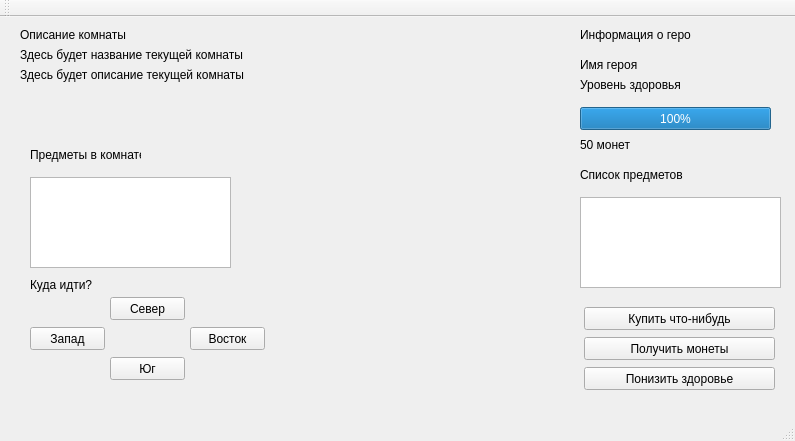
<?xml version="1.0" encoding="UTF-8"?>
<ui version="4.0">
 <class>MainWindow</class>
 <widget class="QMainWindow" name="MainWindow">
  <property name="geometry">
   <rect>
    <x>0</x>
    <y>0</y>
    <width>795</width>
    <height>441</height>
   </rect>
  </property>
  <property name="windowTitle">
   <string>MainWindow</string>
  </property>
  <widget class="QWidget" name="centralWidget">
   <widget class="QLabel" name="Op1label">
    <property name="geometry">
     <rect>
      <x>20</x>
      <y>10</y>
      <width>111</width>
      <height>16</height>
     </rect>
    </property>
    <property name="text">
     <string>Описание комнаты</string>
    </property>
   </widget>
   <widget class="QLabel" name="Op2label">
    <property name="geometry">
     <rect>
      <x>20</x>
      <y>50</y>
      <width>531</width>
      <height>16</height>
     </rect>
    </property>
    <property name="text">
     <string>Здесь будет описание текущей комнаты</string>
    </property>
   </widget>
   <widget class="QPushButton" name="NorthButton">
    <property name="geometry">
     <rect>
      <x>110</x>
      <y>280</y>
      <width>75</width>
      <height>23</height>
     </rect>
    </property>
    <property name="text">
     <string>Север</string>
    </property>
   </widget>
   <widget class="QPushButton" name="WestButton">
    <property name="geometry">
     <rect>
      <x>30</x>
      <y>310</y>
      <width>75</width>
      <height>23</height>
     </rect>
    </property>
    <property name="text">
     <string>Запад</string>
    </property>
   </widget>
   <widget class="QPushButton" name="EastButton">
    <property name="geometry">
     <rect>
      <x>190</x>
      <y>310</y>
      <width>75</width>
      <height>23</height>
     </rect>
    </property>
    <property name="text">
     <string>Восток</string>
    </property>
   </widget>
   <widget class="QPushButton" name="SouthButton">
    <property name="geometry">
     <rect>
      <x>110</x>
      <y>340</y>
      <width>75</width>
      <height>23</height>
     </rect>
    </property>
    <property name="text">
     <string>Юг</string>
    </property>
   </widget>
   <widget class="QLabel" name="labelInfo">
    <property name="geometry">
     <rect>
      <x>580</x>
      <y>10</y>
      <width>111</width>
      <height>16</height>
     </rect>
    </property>
    <property name="text">
     <string>Информация о герое</string>
    </property>
   </widget>
   <widget class="QLabel" name="Heroname">
    <property name="geometry">
     <rect>
      <x>580</x>
      <y>40</y>
      <width>101</width>
      <height>16</height>
     </rect>
    </property>
    <property name="text">
     <string>Имя героя</string>
    </property>
   </widget>
   <widget class="QLabel" name="labelHealth">
    <property name="geometry">
     <rect>
      <x>580</x>
      <y>60</y>
      <width>111</width>
      <height>16</height>
     </rect>
    </property>
    <property name="text">
     <string>Уровень здоровья</string>
    </property>
   </widget>
   <widget class="QProgressBar" name="Health_of_hero">
    <property name="geometry">
     <rect>
      <x>580</x>
      <y>90</y>
      <width>191</width>
      <height>23</height>
     </rect>
    </property>
    <property name="value">
     <number>100</number>
    </property>
   </widget>
   <widget class="QLabel" name="Money">
    <property name="geometry">
     <rect>
      <x>580</x>
      <y>120</y>
      <width>131</width>
      <height>16</height>
     </rect>
    </property>
    <property name="text">
     <string>50 монет</string>
    </property>
   </widget>
   <widget class="QLabel" name="labelItems">
    <property name="geometry">
     <rect>
      <x>580</x>
      <y>150</y>
      <width>111</width>
      <height>16</height>
     </rect>
    </property>
    <property name="text">
     <string>Список предметов</string>
    </property>
   </widget>
   <widget class="QListView" name="listView">
    <property name="geometry">
     <rect>
      <x>580</x>
      <y>180</y>
      <width>201</width>
      <height>91</height>
     </rect>
    </property>
   </widget>
   <widget class="QPushButton" name="ShopButton">
    <property name="geometry">
     <rect>
      <x>584</x>
      <y>290</y>
      <width>191</width>
      <height>23</height>
     </rect>
    </property>
    <property name="text">
     <string>Купить что-нибудь</string>
    </property>
   </widget>
   <widget class="QLabel" name="Oplabel">
    <property name="geometry">
     <rect>
      <x>20</x>
      <y>30</y>
      <width>521</width>
      <height>16</height>
     </rect>
    </property>
    <property name="text">
     <string>Здесь будет название текущей комнаты</string>
    </property>
   </widget>
   <widget class="QLabel" name="labelGo">
    <property name="geometry">
     <rect>
      <x>30</x>
      <y>260</y>
      <width>71</width>
      <height>16</height>
     </rect>
    </property>
    <property name="text">
     <string>Куда идти?</string>
    </property>
   </widget>
   <widget class="QPushButton" name="TakeMoney">
    <property name="enabled">
     <bool>true</bool>
    </property>
    <property name="geometry">
     <rect>
      <x>584</x>
      <y>320</y>
      <width>191</width>
      <height>23</height>
     </rect>
    </property>
    <property name="text">
     <string>Получить монеты</string>
    </property>
   </widget>
   <widget class="QPushButton" name="suicide">
    <property name="enabled">
     <bool>true</bool>
    </property>
    <property name="geometry">
     <rect>
      <x>584</x>
      <y>350</y>
      <width>191</width>
      <height>23</height>
     </rect>
    </property>
    <property name="text">
     <string>Понизить здоровье</string>
    </property>
   </widget>
   <widget class="QLabel" name="labelItemsInCurrentRoom">
    <property name="geometry">
     <rect>
      <x>30</x>
      <y>130</y>
      <width>111</width>
      <height>16</height>
     </rect>
    </property>
    <property name="text">
     <string>Предметы в комнате</string>
    </property>
   </widget>
   <widget class="QListView" name="listView_2">
    <property name="geometry">
     <rect>
      <x>30</x>
      <y>160</y>
      <width>201</width>
      <height>91</height>
     </rect>
    </property>
   </widget>
  </widget>
  <widget class="QMenuBar" name="menuBar">
   <property name="geometry">
    <rect>
     <x>0</x>
     <y>0</y>
     <width>795</width>
     <height>21</height>
    </rect>
   </property>
  </widget>
  <widget class="QToolBar" name="mainToolBar">
   <attribute name="toolBarArea">
    <enum>TopToolBarArea</enum>
   </attribute>
   <attribute name="toolBarBreak">
    <bool>false</bool>
   </attribute>
  </widget>
  <widget class="QStatusBar" name="statusBar"/>
 </widget>
 <layoutdefault spacing="6" margin="11"/>
 <resources/>
 <connections/>
</ui>
